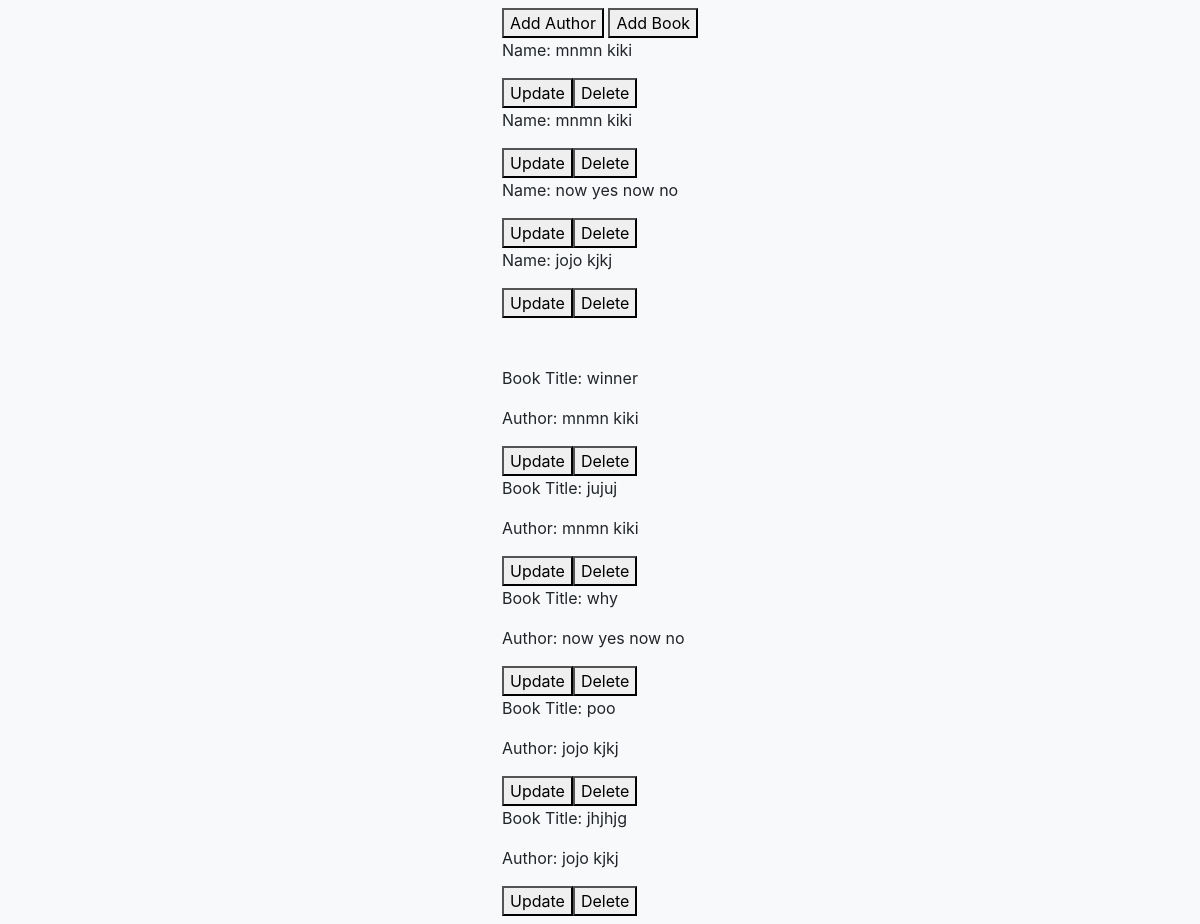
The page / on the database its author committed.
### app.py (models this page shows)
class Authors(db.Model):
    id = db.Column(db.Integer, primary_key=True)
    first_name = db.Column(db.String(30), nullable=False)
    last_name = db.Column(db.String(30), nullable=False)
    books = db.relationship('Books', backref='authorbr')

class Books(db.Model):
    id = db.Column(db.Integer, primary_key=True)
    book_title = db.Column(db.String(100), unique=True)
    authors_id = db.Column(db.Integer, db.ForeignKey('authors.id'), nullable=False)

### app.py (the view)
@app.route('/')
def homePage():
    list_of_authors = Authors.query.all()
    list_of_books = Books.query.all()
    return render_template('index.html', list1=list_of_authors, list2=list_of_books)

### templates/index.html
{% extends 'base.html' %}
{% block content %}
<div>
<a href="{{ url_for('add_author') }}"><button>Add Author</button></a>
<a href="{{ url_for('add_book') }}"><button>Add Book</button></a>
<br>
{% for authors in list1 %}
<p>Name: {{ authors.first_name }} {{ authors.last_name }}</p>
<a href="{{ url_for('updateAuthor', id=authors.id) }}"><button>Update</button></a><a href="{{ url_for('deleteAuthor', id=authors.id) }}"><button>Delete</button></a>
<br>
{% endfor %}
<br>
<br>
{% for books in list2 %}
<p>Book Title: {{ books.book_title }}</p>
<p>Author: {{ books.authorbr.first_name }} {{ books.authorbr.last_name }}</p>
<a href="{{ url_for('updateBook', id=books.id) }}"><button>Update</button></a><a href="{{ url_for('deleteBook', id=books.id) }}"><button>Delete</button></a>
<br>
{% endfor %}
</div>
{% endblock content %}

### templates/base.html (shortened to what this page needs)
<head>
    <link rel="stylesheet" href="https://cdn.jsdelivr.net/npm/bootstrap@4.6.1/dist/css/bootstrap.min.css">
</head>
<body>
<nav class="navbar bg-light justify-content-center navbar-expand-sm">
{% block content %}
{% endblock content %}
</body>

### rows shown on the page
Authors: first_name "mnmn", last_name "kiki"
Authors: first_name "mnmn", last_name "kiki"
Authors: first_name "now yes", last_name "now no"
Authors: first_name "jojo", last_name "kjkj"
Books: book_title "winner", authorbr.first_name "mnmn", authorbr.last_name "kiki"
Books: book_title "jujuj", authorbr.first_name "mnmn", authorbr.last_name "kiki"
Books: book_title "why", authorbr.first_name "now yes", authorbr.last_name "now no"
Books: book_title "poo", authorbr.first_name "jojo", authorbr.last_name "kjkj"
Books: book_title "jhjhjg", authorbr.first_name "jojo", authorbr.last_name "kjkj"
